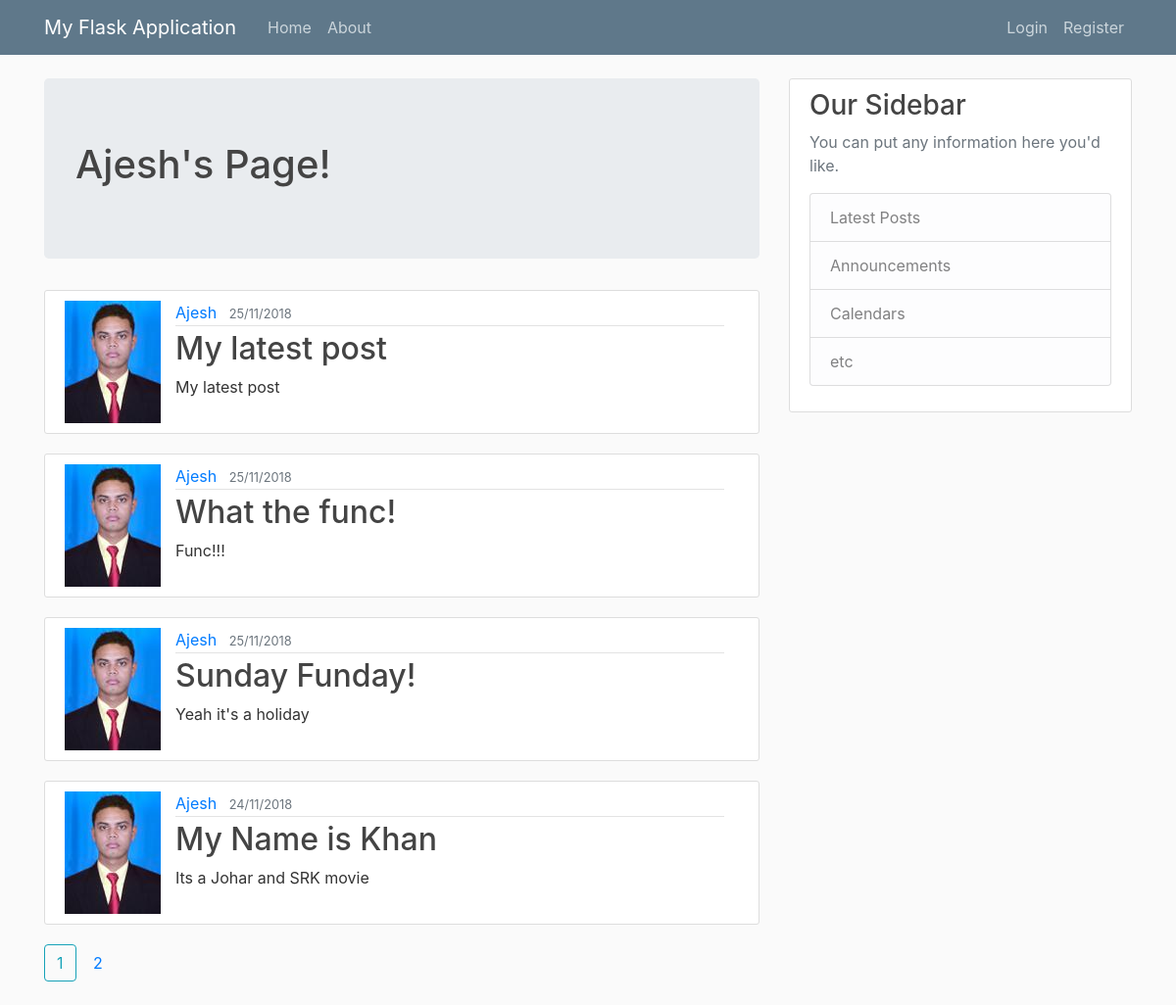
Screenshot of /user/Ajesh with the database file from the repository.
### myFlaskApplication/models.py (models this page shows, shortened)
class Post(db.Model):
    id = db.Column(db.Integer, primary_key=True)
    title = db.Column(db.String(100), nullable=False, )
    date_posted = db.Column(db.DateTime, nullable=False, default=datetime.utcnow)
    content = db.Column(db.Text, nullable=False)
    user_id = db.Column(db.Integer, db.ForeignKey('user.id'), nullable=False)

class User(db.Model, UserMixin):
    id = db.Column(db.Integer, primary_key=True)
    username = db.Column(db.String(20), unique=True, nullable=False)
    email = db.Column(db.String(20), unique=True, nullable=False)
    image_file = db.Column(db.String(20), nullable=False, default='default.jpg')
    password = db.Column(db.String(60), nullable=False)
    posts = db.relationship('Post', backref='author', lazy=True)

### myFlaskApplication/routes.py (the view)
@myFlaskApp.route('/user/<string:username>')
def user_posts(username):
    page = request.args.get('page', 1, type=int)
    user = User.query.filter_by(username=username).first_or_404()
    posts = Post.query.\
        filter_by(author=user).\
        order_by(Post.date_posted.desc()).\
        paginate(page=page, per_page=4)
    return render_template('user_posts.html', posts=posts, user=user, title=user.username + "'s Page!")

### myFlaskApplication/templates/user_posts.html
{% extends "layout.html" %}
{% block content %}
    <div class="jumbotron">
        <h1>{{ title }}</h1>
    </div>
    {% for post in posts.items %}
        <article class="media content-section">
          <div class="media-left media-top">
              <img class="media-object" src="{{ url_for('static', filename='profile_pics/' + post.author.image_file) }}">
          </div>
          <div class="media-body container">
            <div class="article-metadata">
              <a class="mr-2" href="{{ url_for('user_posts', username=post.author.username) }}">{{ post.author.username }}</a>
              <small class="text-muted">{{ post.date_posted.strftime('%d/%m/%Y') }}</small>
            </div>
            <h2><a class="article-title" href="{{ url_for('post', post_id=post.id) }}">{{ post.title }}</a></h2>
            <p class="article-content">{{ post.content }}</p>
          </div>
        </article>
    {% endfor %}
    {% for page_num in posts.iter_pages(left_edge=1, right_edge=1, left_current=1, right_current=2) %}
        {% if page_num %}
            {% if posts.page == page_num %}
                <a class="btn btn-outline-info mb-4" href="{{ url_for('user_posts', username=user.username, page=page_num) }}">{{ page_num }}</a>
            {% else %}
                <a class="btn mb-4" href="{{ url_for('user_posts', username=user.username, page=page_num) }}">{{ page_num }}</a>
            {% endif %}
        {% else %}
            ...
        {% endif %}
    {% endfor %}
{% endblock content %}

### myFlaskApplication/static/main.css (style rules this page uses)
body { background: #fafafa; color: #333333; margin-top: 5rem; }
h1, h2, h3, h4, h5, h6 { color: #444444; }
.content-section { background: #ffffff; padding: 10px 20px; border: 1px solid #dddddd; border-radius: 3px; margin-bottom: 20px; }
.article-title { color: #444444; }
.article-content { white-space: pre-line; }
.article-metadata { padding-bottom: 1px; margin-bottom: 4px; border-bottom: 1px solid #e3e3e3 }

### rows the page displays
Post: image_file (picture), author.username "Ajesh", date_posted "25/11/2018", title "My latest post", content "My latest post"
Post: image_file (picture), author.username "Ajesh", date_posted "25/11/2018", title "What the func!", content "Func!!!"
Post: image_file (picture), author.username "Ajesh", date_posted "25/11/2018", title "Sunday Funday!", content "Yeah it's a holiday"
Post: image_file (picture), author.username "Ajesh", date_posted "24/11/2018", title "My Name is Khan", content "Its a Johar and SRK movie"

### other values shown
{{ title }} "Ajesh's Page!"
{{ page_num }} "1"
{{ page_num }} "2"
